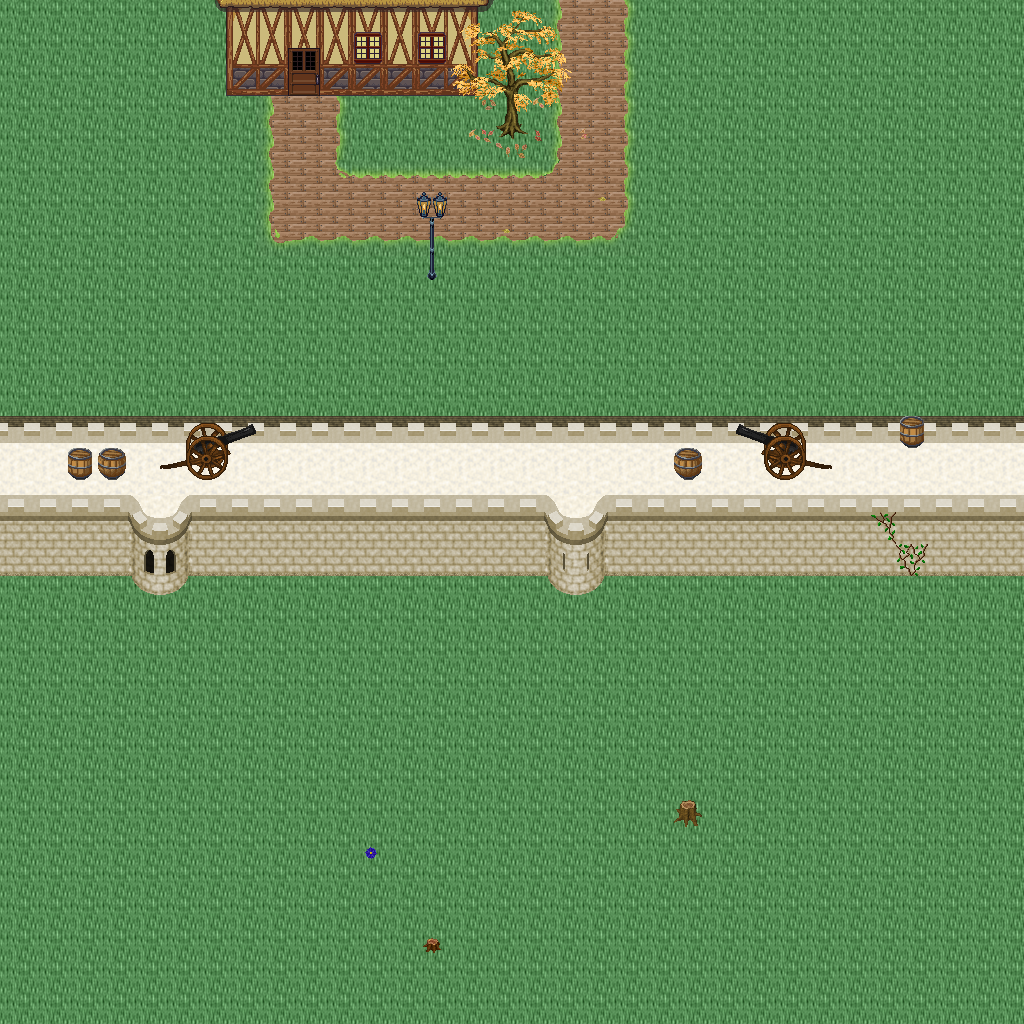

A level layout from a 2D game, rendered from its tile map. Below: a short description, then the map file with tile-grid data replaced by summaries:
An orthogonal 32x32 tile map with 32x32 px tiles, 5 tile layers (Ground, Objects, Objects2, Above, ...), 1 hidden layer not drawn, 45 tilesets.

<map version="1.10" tiledversion="1.11.0" orientation="orthogonal" renderorder="right-down" width="32" height="32" tilewidth="32" tileheight="32" infinite="0" nextlayerid="11" nextobjectid="1">
 <tileset firstgid="1" name="logic_collision" tilewidth="32" tileheight="32" tilecount="1" columns="1">
  <image source="../drawable/logic_collision.png" width="32" height="32" />
 </tileset>
 <tileset firstgid="2" name="ground_ground" tilewidth="32" tileheight="32" tilecount="33" columns="3">
  <image source="../drawable/ground_ground.png" width="96" height="352" />
 </tileset>
 <tileset firstgid="35" name="building_castle" tilewidth="32" tileheight="32" tilecount="320" columns="20">
  <image source="../drawable/building_castle.png" width="640" height="512" />
 </tileset>
 <tileset firstgid="355" name="item_weapon_cannon" tilewidth="32" tileheight="32" tilecount="12" columns="3">
  <image source="../drawable/item_weapon_cannon.png" width="96" height="128" />
 </tileset>
 <tileset firstgid="367" name="item_pot_barrels_1" tilewidth="32" tileheight="32" tilecount="8" columns="4">
  <image source="../drawable/item_pot_barrels_1.png" width="128" height="64" />
 </tileset>
 <tileset firstgid="375" name="ground_grass_edges" tilewidth="32" tileheight="32" tilecount="36" columns="12">
  <image source="../drawable/ground_grass_edges.png" width="384" height="96" />
 </tileset>
 <tileset firstgid="411" name="ground_grass_corners" tilewidth="32" tileheight="32" tilecount="24" columns="6">
  <image source="../drawable/ground_grass_corners.png" width="192" height="128" />
 </tileset>
 <tileset firstgid="435" name="plant_vine" tilewidth="32" tileheight="32" tilecount="3" columns="1">
  <image source="../drawable/plant_vine.png" width="32" height="96" />
 </tileset>
 <tileset firstgid="438" name="ground_water_pool" tilewidth="32" tileheight="32" tilecount="72" columns="3">
  <image source="../drawable/ground_water_pool.png" width="96" height="768" />
 </tileset>
 <tileset firstgid="510" name="ground_earth_edges" tilewidth="32" tileheight="32" tilecount="18" columns="6">
  <image source="../drawable/ground_earth_edges.png" width="192" height="96" />
 </tileset>
 <tileset firstgid="528" name="building_decoration_chimney" tilewidth="32" tileheight="32" tilecount="2" columns="1">
  <image source="../drawable/building_decoration_chimney.png" width="32" height="64" />
 </tileset>
 <tileset firstgid="530" name="building_decoration_chimney_big" tilewidth="32" tileheight="32" tilecount="2" columns="1">
  <image source="../drawable/building_decoration_chimney_big.png" width="32" height="64" />
 </tileset>
 <tileset firstgid="532" name="plant_tree_fall_trees" tilewidth="32" tileheight="32" tilecount="40" columns="8">
  <image source="../drawable/plant_tree_fall_trees.png" width="256" height="160" />
 </tileset>
 <tileset firstgid="572" name="plant_tree_chestnut_tree" tilewidth="32" tileheight="32" tilecount="20" columns="4">
  <image source="../drawable/plant_tree_chestnut_tree.png" width="128" height="160" />
 </tileset>
 <tileset firstgid="592" name="plant_bush_hedge" tilewidth="32" tileheight="32" tilecount="35" columns="5">
  <image source="../drawable/plant_bush_hedge.png" width="160" height="224" />
 </tileset>
 <tileset firstgid="627" name="item_statue_gazingball_statue" tilewidth="32" tileheight="32" tilecount="12" columns="3">
  <image source="../drawable/item_statue_gazingball_statue.png" width="96" height="128" />
 </tileset>
 <tileset firstgid="639" name="plant_flower_red_blue_clusters" tilewidth="32" tileheight="32" tilecount="4" columns="1">
  <image source="../drawable/plant_flower_red_blue_clusters.png" width="32" height="128" />
 </tileset>
 <tileset firstgid="643" name="ground_cobbled_paving" tilewidth="32" tileheight="32" tilecount="1" columns="1">
  <image source="../drawable/ground_cobbled_paving.png" width="32" height="32" />
 </tileset>
 <tileset firstgid="644" name="furniture_light_lamp_blue" tilewidth="32" tileheight="32" tilecount="3" columns="1">
  <image source="../drawable/furniture_light_lamp_blue.png" width="32" height="96" />
 </tileset>
 <tileset firstgid="647" name="light_dim_light_7x5" tilewidth="32" tileheight="32" tilecount="35" columns="7">
  <image source="../drawable/light_dim_light_7x5.png" width="224" height="160" />
 </tileset>
 <tileset firstgid="682" name="light_light_5x5" tilewidth="32" tileheight="32" tilecount="25" columns="5">
  <image source="../drawable/light_light_5x5.png" width="160" height="160" />
 </tileset>
 <tileset firstgid="707" name="plant_leaves" tilewidth="32" tileheight="32" tilecount="8" columns="4">
  <image source="../drawable/plant_leaves.png" width="128" height="64" />
 </tileset>
 <tileset firstgid="715" name="plant_flower_flowers_mixed" tilewidth="32" tileheight="32" tilecount="16" columns="4">
  <image source="../drawable/plant_flower_flowers_mixed.png" width="128" height="128" />
 </tileset>
 <tileset firstgid="731" name="plant_bush_large_green" tilewidth="32" tileheight="32" tilecount="9" columns="3">
  <image source="../drawable/plant_bush_large_green.png" width="96" height="96" />
 </tileset>
 <tileset firstgid="740" name="plant_bush_hosta" tilewidth="32" tileheight="32" tilecount="9" columns="3">
  <image source="../drawable/plant_bush_hosta.png" width="96" height="96" />
 </tileset>
 <tileset firstgid="749" name="item_statue_fairypool" tilewidth="32" tileheight="32" tilecount="16" columns="2">
  <image source="../drawable/item_statue_fairypool.png" width="64" height="256" />
 </tileset>
 <tileset firstgid="765" name="item_statue_grey_stone" tilewidth="32" tileheight="32" tilecount="4" columns="2">
  <image source="../drawable/item_statue_grey_stone.png" width="64" height="64" />
 </tileset>
 <tileset firstgid="769" name="item_statue_plants_potted_stone" tilewidth="32" tileheight="32" tilecount="6" columns="3">
  <image source="../drawable/item_statue_plants_potted_stone.png" width="96" height="64" />
 </tileset>
 <tileset firstgid="775" name="plant_flower_daisy_blue" tilewidth="32" tileheight="32" tilecount="8" columns="2">
  <image source="../drawable/plant_flower_daisy_blue.png" width="64" height="128" />
 </tileset>
 <tileset firstgid="783" name="plant_flower_daisy_red" tilewidth="32" tileheight="32" tilecount="8" columns="2">
  <image source="../drawable/plant_flower_daisy_red.png" width="64" height="128" />
 </tileset>
 <tileset firstgid="791" name="plant_flower_daisy_white" tilewidth="32" tileheight="32" tilecount="8" columns="2">
  <image source="../drawable/plant_flower_daisy_white.png" width="64" height="128" />
 </tileset>
 <tileset firstgid="799" name="plant_flower_daisy_yellow" tilewidth="32" tileheight="32" tilecount="8" columns="2">
  <image source="../drawable/plant_flower_daisy_yellow.png" width="64" height="128" />
 </tileset>
 <tileset firstgid="807" name="furniture_chair_bench_white" tilewidth="32" tileheight="32" tilecount="8" columns="2">
  <image source="../drawable/furniture_chair_bench_white.png" width="64" height="128" />
 </tileset>
 <tileset firstgid="815" name="plant_bush_bricked_bushes" tilewidth="32" tileheight="32" tilecount="6" columns="2">
  <image source="../drawable/plant_bush_bricked_bushes.png" width="64" height="96" />
 </tileset>
 <tileset firstgid="821" name="plant_stump_small_stump" tilewidth="32" tileheight="32" tilecount="4" columns="2">
  <image source="../drawable/plant_stump_small_stump.png" width="64" height="64" />
 </tileset>
 <tileset firstgid="825" name="item_firewood" tilewidth="32" tileheight="32" tilecount="12" columns="3">
  <image source="../drawable/item_firewood.png" width="96" height="128" />
 </tileset>
 <tileset firstgid="837" name="item_campfires" tilewidth="32" tileheight="32" tilecount="2" columns="2">
  <image source="../drawable/item_campfires.png" width="64" height="32" />
 </tileset>
 <tileset firstgid="839" name="building_wall_int_sandstone" tilewidth="32" tileheight="32" tilecount="15" columns="3">
  <image source="../drawable/building_wall_int_sandstone.png" width="96" height="160" />
 </tileset>
 <tileset firstgid="854" name="logic_creature_rodent" tilewidth="32" tileheight="32" tilecount="8" columns="8">
  <image source="../drawable/logic_creature_rodent.png" width="256" height="32" />
 </tileset>
 <tileset firstgid="862" name="ground_ground_3" tilewidth="32" tileheight="32" tilecount="5" columns="5">
  <image source="../drawable/ground_ground_3.png" width="160" height="32" />
 </tileset>
 <tileset firstgid="867" name="building_cottage" tilewidth="32" tileheight="32" tilecount="256" columns="16">
  <image source="../drawable/building_cottage.png" width="512" height="512" />
 </tileset>
 <tileset firstgid="1123" name="building_roof_thatched_roof" tilewidth="32" tileheight="32" tilecount="256" columns="16">
  <image source="../drawable/building_roof_thatched_roof.png" width="512" height="512" />
 </tileset>
 <tileset firstgid="1379" name="building_door_doors" tilewidth="32" tileheight="32" tilecount="256" columns="16">
  <image source="../drawable/building_door_doors.png" width="512" height="512" />
 </tileset>
 <tileset firstgid="1635" name="building_window_windows" tilewidth="32" tileheight="32" tilecount="256" columns="16">
  <image source="../drawable/building_window_windows.png" width="512" height="512" />
 </tileset>
 <tileset firstgid="1891" name="logic_portal" tilewidth="32" tileheight="32" tilecount="24" columns="8">
  <image source="../drawable/logic_portal.png" width="256" height="96" />
 </tileset>
 <layer id="1" name="Ground" width="32" height="32">
  <data>[1024 cells, 1024 non-empty, 5 distinct tile ids]</data>
 </layer>
 <layer id="2" name="Objects" width="32" height="32">
  <data>[1024 cells, 146 non-empty, 37 distinct tile ids]</data>
 </layer>
 <layer id="3" name="Objects2" width="32" height="32">
  <data>[1024 cells, 28 non-empty, 23 distinct tile ids]</data>
 </layer>
 <layer id="4" name="Above" width="32" height="32">
  <data>[1024 cells, 26 non-empty, 21 distinct tile ids]</data>
 </layer>
 <layer id="5" name="Above2" width="32" height="32">
  <data>[1024 cells, 2 non-empty, 1 distinct tile ids]</data>
 </layer>
 <layer id="6" name="Walkable" width="32" height="32" visible="0">
  <data>[1024 cells, 188 non-empty, 1 distinct tile ids]</data>
 </layer>
 <objectgroup id="7" name="Mapevents" />
 <objectgroup id="8" name="Spawn" />
 <objectgroup id="9" name="Keys" />
 <objectgroup id="10" name="Replace" />
</map>
